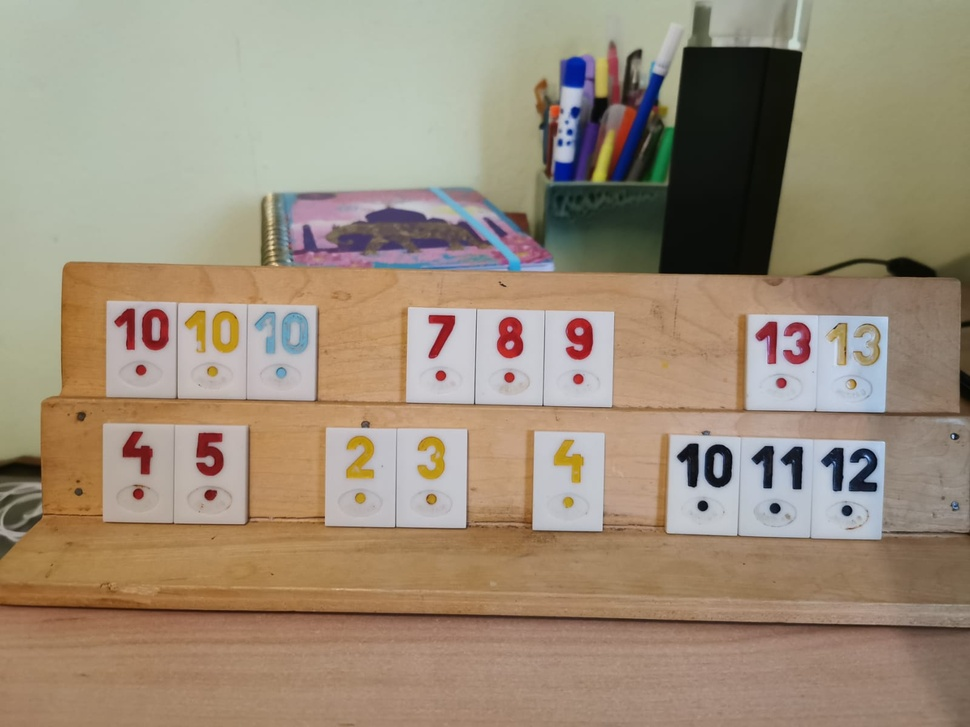
#> input picture MainApp/poze/remiacasa7.jpg, 970 x 727 px, shrunk from 1600 x 1200 before the run
$ python enchancecvchestie.py
#> lines starting #> are read from the running program, lines starting #| are printed output that depends on the picture
import cv2
import numpy as np
from matplotlib import pyplot as plt

# Load the image
image_path = 'MainApp/poze/remiacasa7.jpg'
image = cv2.imread(image_path)
#> image is the input picture: shape (727, 970, 3); mean B, G, R 121.6, 141.4, 156.8

# Define the ROI manually (assumed values; adjust as needed)
x, y, w, h = 150, 150, 500, 300  # Example values: (x, y, width, height)

# Create a mask for the ROI
mask = np.zeros_like(image)
mask[y:y+h, x:x+w] = 255

# Extract the ROI from the image
roi = image[y:y+h, x:x+w]
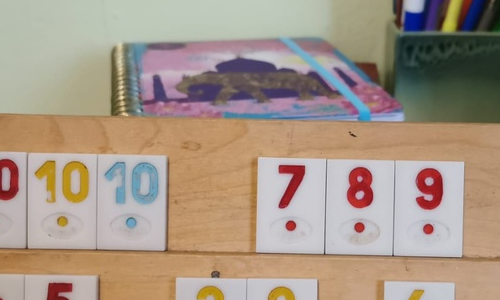
#> roi: shape (300, 500, 3); mean B, G, R 134.7, 149.7, 166.3

# Convert the ROI to grayscale
gray_roi = cv2.cvtColor(roi, cv2.COLOR_BGR2GRAY)
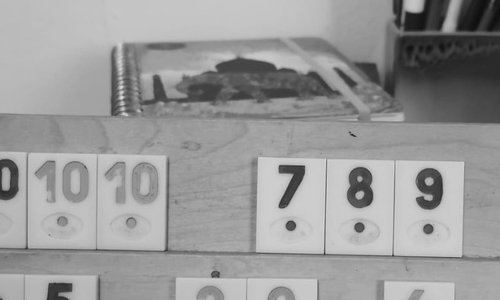
#> gray_roi: shape (300, 500); min 14, max 220, mean 153

# Apply histogram equalization to the ROI
equalized_roi = cv2.equalizeHist(gray_roi)
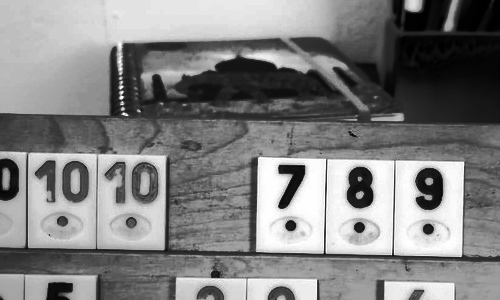
#> equalized_roi: shape (300, 500); min 0, max 255, mean 128.8

# Convert back to color
equalized_roi_color = cv2.cvtColor(equalized_roi, cv2.COLOR_GRAY2BGR)

# Apply the enhanced ROI back to the original image
enhanced_image = image.copy()
enhanced_image[y:y+h, x:x+w] = equalized_roi_color
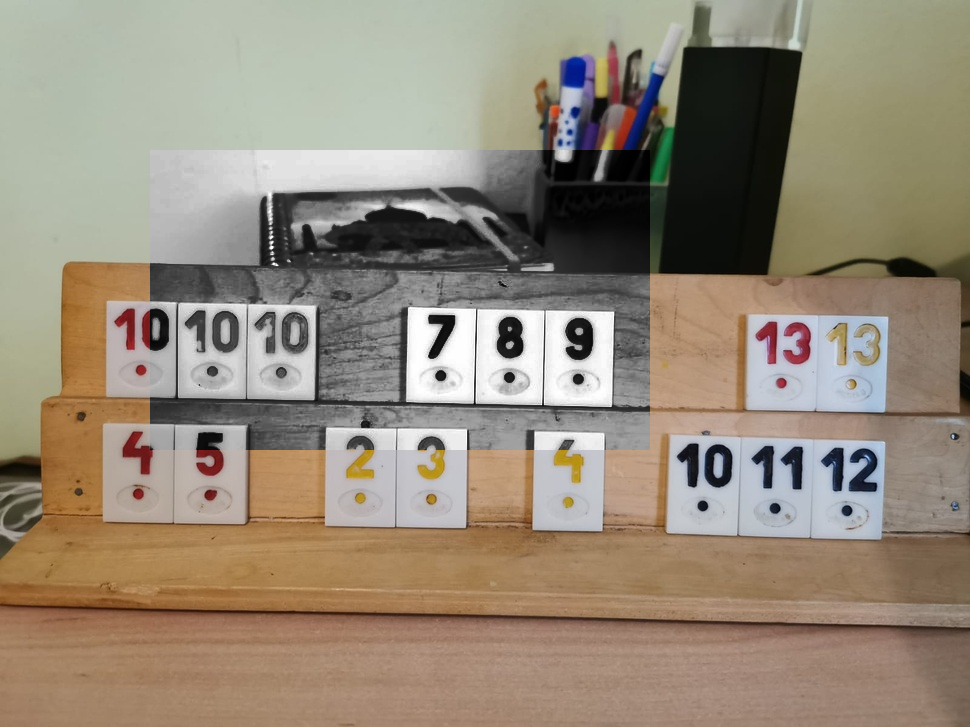
#> enhanced_image: shape (727, 970, 3); mean B, G, R 120.3, 136.9, 148.8

# Create a blurred version of the original image
blurred_image = cv2.GaussianBlur(image, (21, 21), 0)
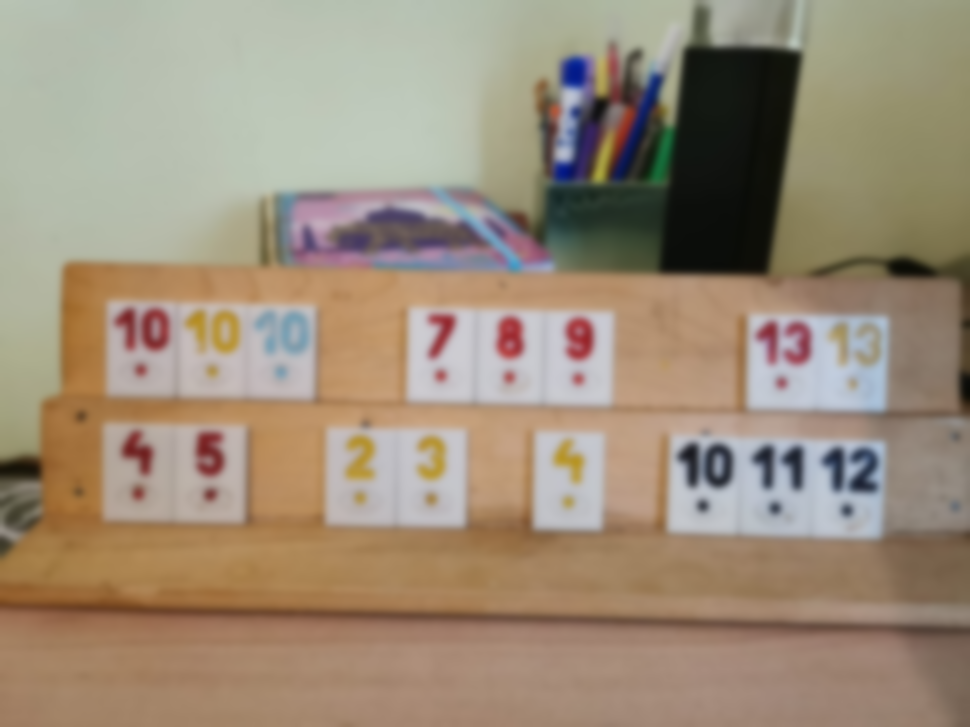
#> blurred_image: shape (727, 970, 3); mean B, G, R 121.6, 141.4, 156.8

# Combine the blurred background with the enhanced ROI
combined_image = np.where(mask==255, enhanced_image, blurred_image)
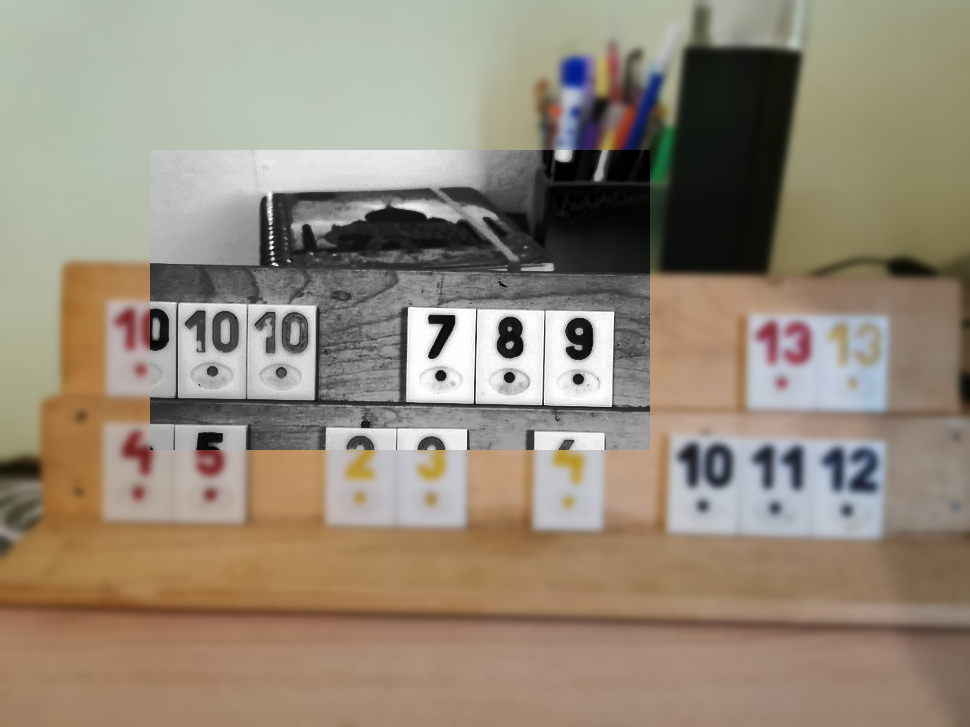
#> combined_image: shape (727, 970, 3); mean B, G, R 120.3, 137, 148.8

# Display the result
plt.figure(figsize=(10, 5))
plt.subplot(1, 2, 1)
plt.title('Original Image')
plt.imshow(cv2.cvtColor(image, cv2.COLOR_BGR2RGB))
plt.axis('off')

plt.subplot(1, 2, 2)
plt.title('Enhanced Focus on Pieces')
plt.imshow(cv2.cvtColor(combined_image, cv2.COLOR_BGR2RGB))
plt.axis('off')

plt.show()
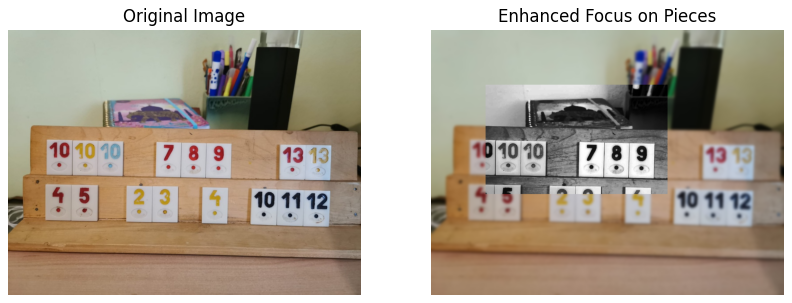
#> figure drawn by matplotlib, 2 panels

# Save the result
result_path = 'MainApp/poze/enhanced_focus_image.jpg'
cv2.imwrite(result_path, combined_image)

$ run again, with MainApp/poze/remiacasa2.jpg copied over MainApp/poze/remiacasa7.jpg
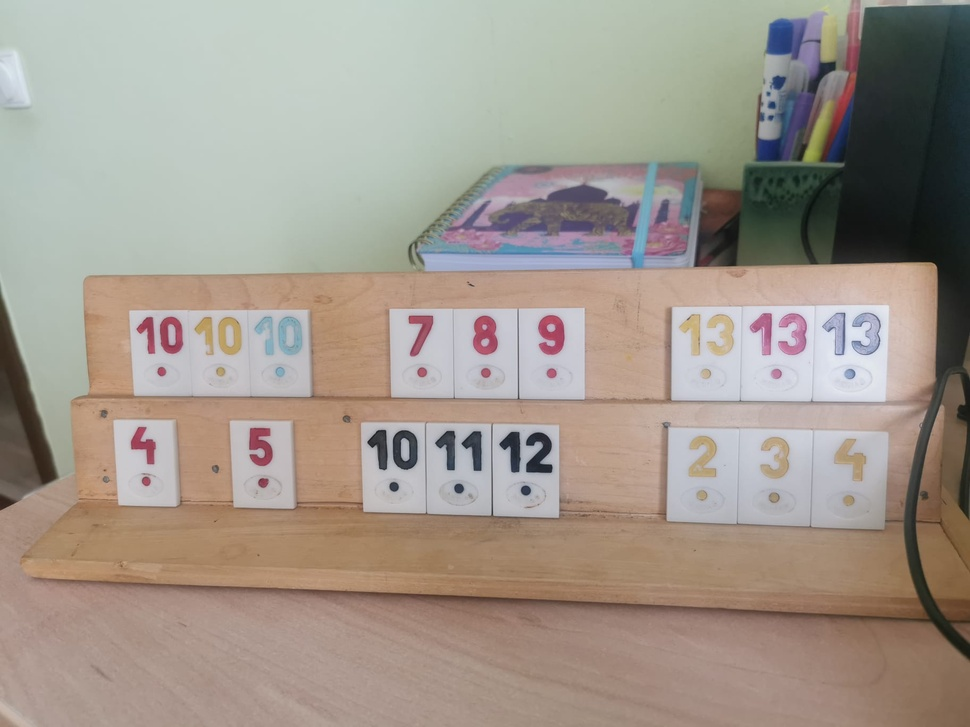
#> input picture MainApp/poze/remiacasa2.jpg, 970 x 727 px, shrunk from 1824 x 1368 before the run
#> image is the input picture: shape (727, 970, 3); mean B, G, R 141.5, 151.6, 161.3
#> `equalized_roi = cv2.equalizeHist(gray_roi)`:
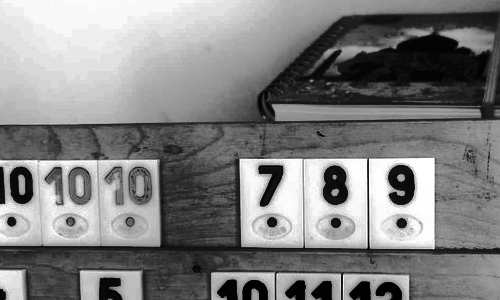
#> equalized_roi: shape (300, 500); min 0, max 255, mean 129.5
#> `plt.show()`:
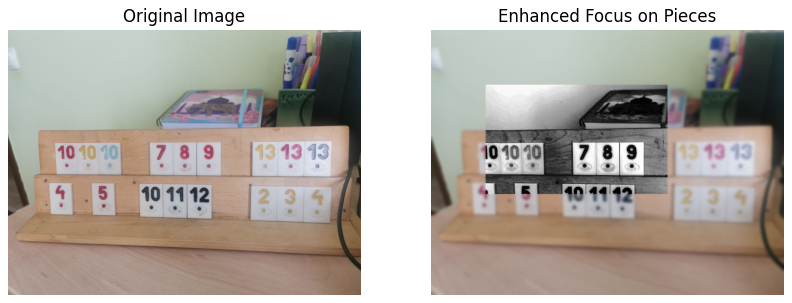
#> figure drawn by matplotlib, 2 panels

$ run again, with MainApp/poze/remiacasa3.jpg copied over MainApp/poze/remiacasa7.jpg
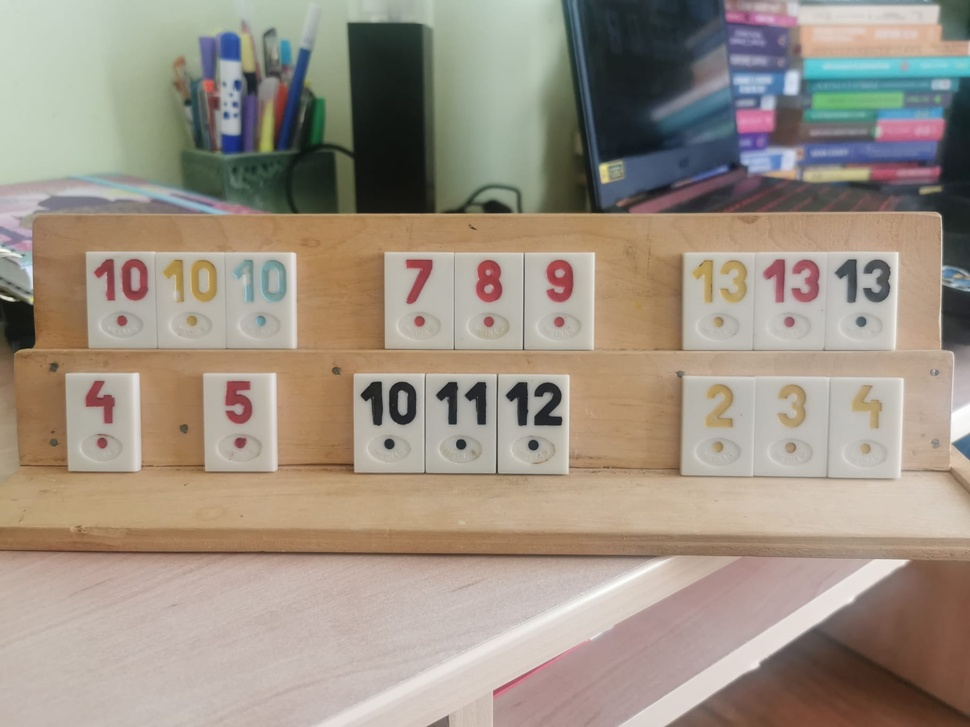
#> input picture MainApp/poze/remiacasa3.jpg, 970 x 727 px, shrunk from 1824 x 1368 before the run
#> image is the input picture: shape (727, 970, 3); mean B, G, R 132.3, 145.8, 157.5
#> `equalized_roi = cv2.equalizeHist(gray_roi)`:
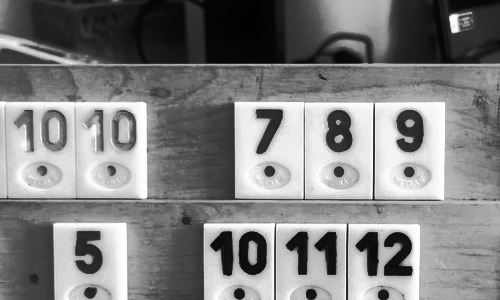
#> equalized_roi: shape (300, 500); min 0, max 255, mean 128.6
#> `plt.show()`:
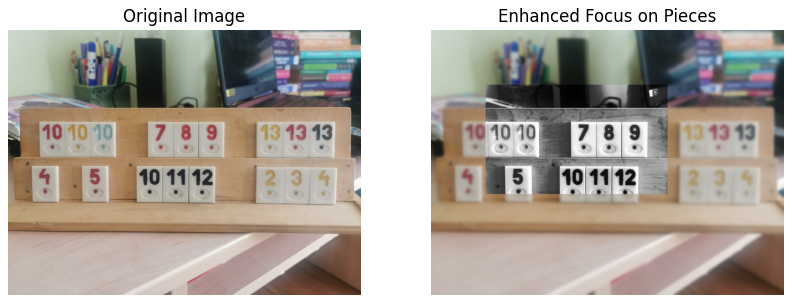
#> figure drawn by matplotlib, 2 panels

$ run again, with MainApp/poze/remiacasa4.jpg copied over MainApp/poze/remiacasa7.jpg
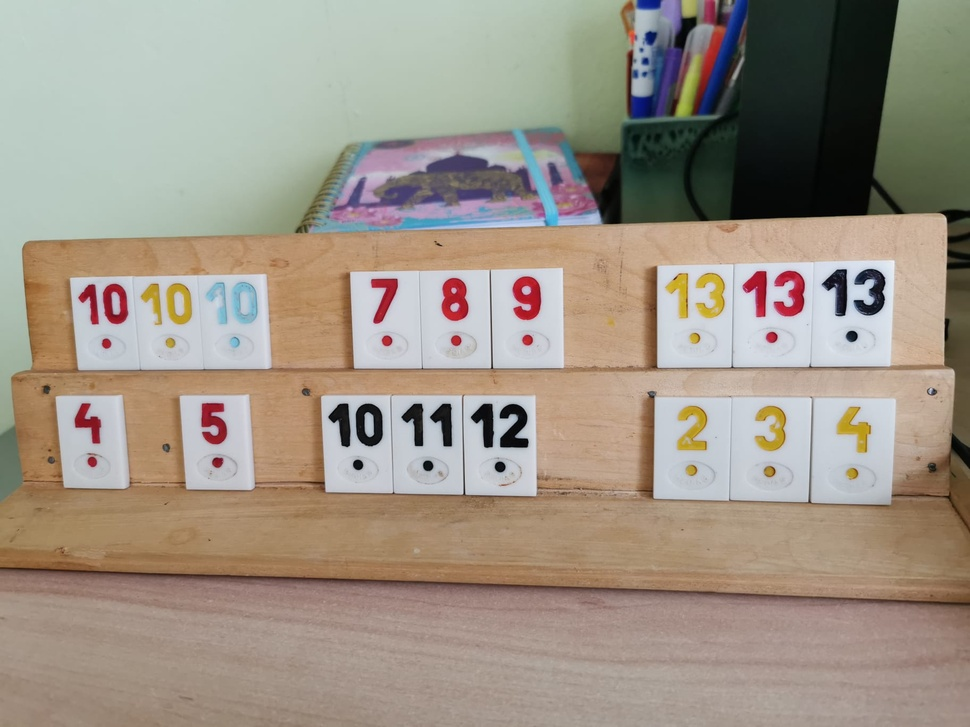
#> input picture MainApp/poze/remiacasa4.jpg, 970 x 727 px, shrunk from 1824 x 1368 before the run
#> image is the input picture: shape (727, 970, 3); mean B, G, R 134.5, 147.7, 158.3
#> `plt.show()`:
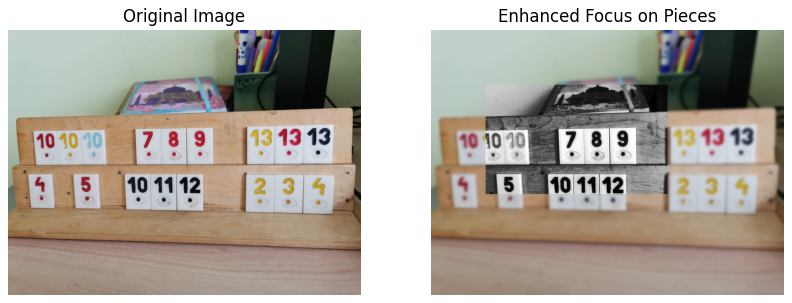
#> figure drawn by matplotlib, 2 panels
